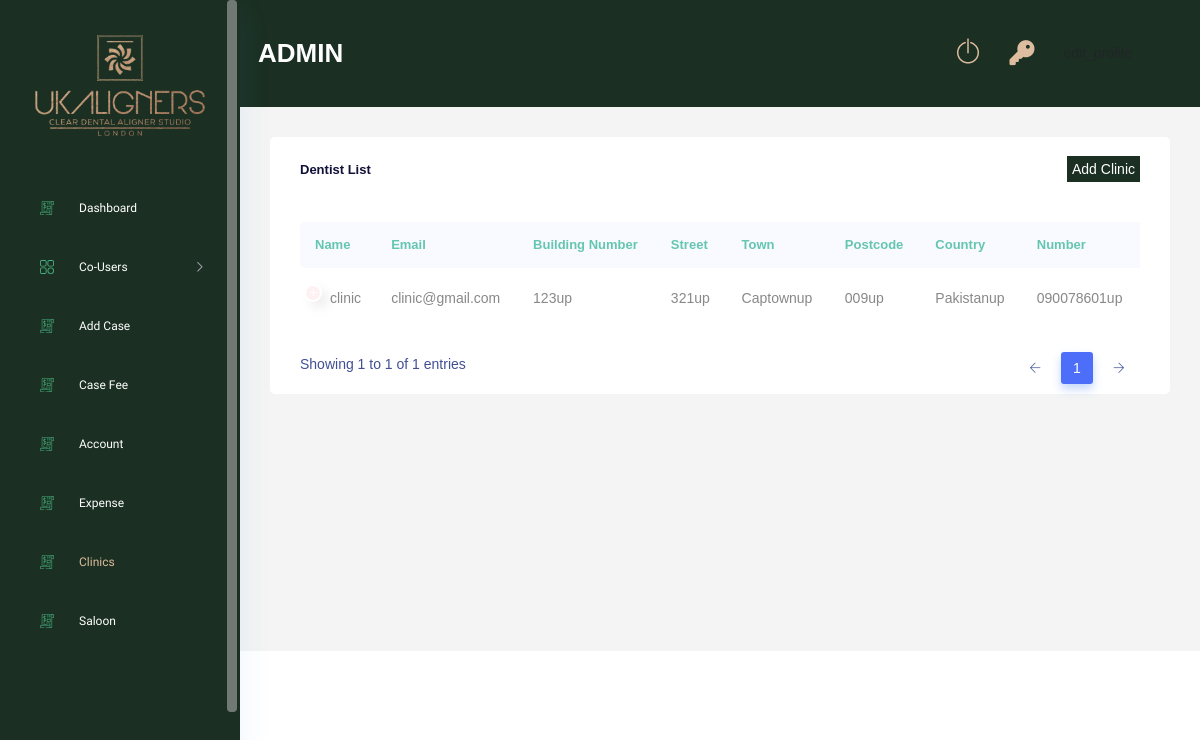
The page /clinic-list/ (signed in) on the database its author committed.
### Users/models.py (models this page shows, shortened)
class Account(AbstractBaseUser):
    email 					= models.EmailField(verbose_name="email", max_length=60, unique=True)
    username 				= models.CharField(max_length=130)
    date_joined				= models.DateTimeField(verbose_name='date joined', auto_now_add=True)
    last_login				= models.DateTimeField(verbose_name='last login', auto_now=True)
    is_active				= models.BooleanField(default=True)
    is_staff				= models.BooleanField(default=False)
    is_superuser			= models.BooleanField(default=False)
    is_admin				= models.BooleanField(default=False)
    is_manager   			= models.BooleanField(default=False)
    is_planner   			= models.BooleanField(default=False)
    is_technician   		= models.BooleanField(default=False)
    is_dentist      		= models.BooleanField(default=False)
    is_salon           		= models.BooleanField(default=False)
    is_individual     		= models.BooleanField(default=False)
    is_clinic        		= models.BooleanField(default=False)
    hide_email				= models.BooleanField(default=True)
    USERNAME_FIELD = 'email'
    REQUIRED_FIELDS = ['username']
    objects = MyAccountManager()

### ClinicRoll/models.py (models this page shows, shortened)
class Clinic(models.Model):
    user                    = models.OneToOneField(Users, on_delete=models.CASCADE)
    building_number         = models.CharField(max_length=150)
    street                  = models.CharField(max_length=150)
    town                    = models.CharField(max_length=150)
    postcode                = models.CharField(max_length=150)
    country                 = models.CharField(max_length=150)
    number                  = models.CharField(max_length=150)
    class Meta:
        verbose_name_plural = "Clinics"

### AdminRoll/views.py (the view)
# urls.py: path('clinic-list/', views.clinic_list, name="clinic_list"),
@login_required(login_url='login')
def clinic_list(request):
    if request.user.is_admin:
        clinic_list_obj = Clinic.objects.all()
        context = {
            'clinic_list_obj':clinic_list_obj
        }
        return render(request,'adminRoll/clinic_list.html',context)
    else:
        return redirect('login')

### AdminRoll/templates/adminRoll/clinic_list.html (shortened to what this page needs)
{% extends 'base.html' %}
{% load static %}
{% block content %}
<div class="main_content_iner ">
    <div class="container-fluid p-0">
        <div class="row justify-content-center">
            <div class="col-lg-12">
                <div class="white_card card_height_100 mb_30">
                    <div class="white_card_header">
                        <div class="box_header m-0">
                            <div class="main-title">
                                <h3 class="m-0">Dentist List</h3>
                            </div>
                            <div class="main-title">
                                <a href="{% url 'AdminRoll:create_clinic' %}" class="add-user-btn">Add Clinic</a>
                            </div>
                        </div>
                    </div>
                    <div class="white_card">
                        <div class="QA_section plr_30">
                            <div class="QA_table mb_30">
                                <table class="table lms_table_active ">
                                    <thead>
                                        <tr>
                                            <th scope="col">Name</th>
                                            <th scope="col">Email</th>
                                            <th scope="col">Building Number</th>
                                            <th scope="col">Street</th>
                                            <th scope="col">Town</th>
                                            <th scope="col">Postcode</th>
                                            <th scope="col">Country</th>
                                            <th scope="col">Number</th>
                                        </tr>
                                    </thead>
                                    <tbody>
                                        {% for obj in clinic_list_obj %}
                                        <tr>
                                            <td>{{ obj.user.username }}</td>
                                            <td>{{ obj.user.email }}</td>
                                            <td>{{ obj.building_number }}</td>
                                            <td>{{ obj.street }}</td>
                                            <td>{{ obj.town }}</td>
                                            <td>{{ obj.postcode }}</td>
                                            <td>{{ obj.country }}</td>
                                            <td>{{ obj.number }}</td>
                                        </tr>
                                        {% endfor %}
                                    </tbody>
                                </table>
                            </div>
                        </div>
                    </div>
                </div>
            </div>
        </div>
    </div>
</div>
{% endblock %}

### templates/layout/navbar.html (shortened to what this page needs)
{% load static %}
<div class="container-fluid g-0">
    <div class="row">
        <div class="col-lg-12 p-0 ">
            <div class="header_iner d-flex justify-content-between align-items-center"
                 style="background: rgb(27, 48, 34)">
                <div class="serach_field-area d-flex align-items-center">
                    <div>
                        <h3 class="mt-2" style="color: white;text-transform: uppercase;">{{ request.user.username }}</h3>
                    </div>
                </div>
                <div class="header_right d-flex justify-content-between align-items-center">
                    <div class="header_notification_warp d-flex align-items-center">
                        <li>
                            <a class="" style="color: #DDBC9FFF" href="{% url 'logout' %}"> <i
                                    class="ti-power-off" style="font-size:25px"></i></a>
                        </li>
                        <li>
                            <a class="" style="color: #DDBC9FFF" href="{% url 'password_reset' %}"> <i
                                    class="fa fa-key"
                                    aria-hidden="true" style="font-size:25px"></i></a>
                        </li>
                        <li>
                        </li>
                    </div>
                </div>
            </div>
        </div>
    </div>
</div>

### static/css/index.css (style rules this page uses)
.add-user-btn { background-color: rgb(27, 48, 34); color: white; padding: 5px; }

### rows shown on the page
Account: user.username "ADMIN"
Clinic: user.username "clinic", user.email "clinic@gmail.com", building_number "123up", street "321up", town "Captownup", postcode "009up", country "Pakistanup", number "090078601up"
